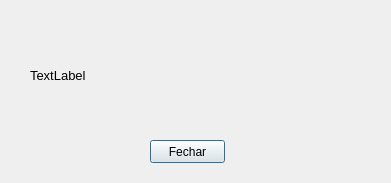
<?xml version="1.0" encoding="UTF-8"?>
<ui version="4.0">
 <class>Form</class>
 <widget class="QWidget" name="Form">
  <property name="windowModality">
   <enum>Qt::NonModal</enum>
  </property>
  <property name="geometry">
   <rect>
    <x>0</x>
    <y>0</y>
    <width>391</width>
    <height>183</height>
   </rect>
  </property>
  <property name="windowTitle">
   <string>Form</string>
  </property>
  <property name="styleSheet">
   <string notr="true"/>
  </property>
  <widget class="QPushButton" name="bntExit">
   <property name="geometry">
    <rect>
     <x>150</x>
     <y>140</y>
     <width>75</width>
     <height>23</height>
    </rect>
   </property>
   <property name="styleSheet">
    <string notr="true"/>
   </property>
   <property name="text">
    <string>Fechar</string>
   </property>
   <property name="checkable">
    <bool>false</bool>
   </property>
   <property name="autoDefault">
    <bool>false</bool>
   </property>
   <property name="default">
    <bool>true</bool>
   </property>
   <property name="flat">
    <bool>false</bool>
   </property>
  </widget>
  <widget class="QLabel" name="label">
   <property name="geometry">
    <rect>
     <x>30</x>
     <y>40</y>
     <width>331</width>
     <height>71</height>
    </rect>
   </property>
   <property name="font">
    <font>
     <family>Arial</family>
     <pointsize>10</pointsize>
     <weight>50</weight>
     <italic>false</italic>
     <bold>false</bold>
    </font>
   </property>
   <property name="styleSheet">
    <string notr="true">font: 10pt &quot;Arial&quot;; text- align: center;</string>
   </property>
   <property name="text">
    <string>TextLabel</string>
   </property>
  </widget>
 </widget>
 <resources/>
 <connections/>
</ui>
